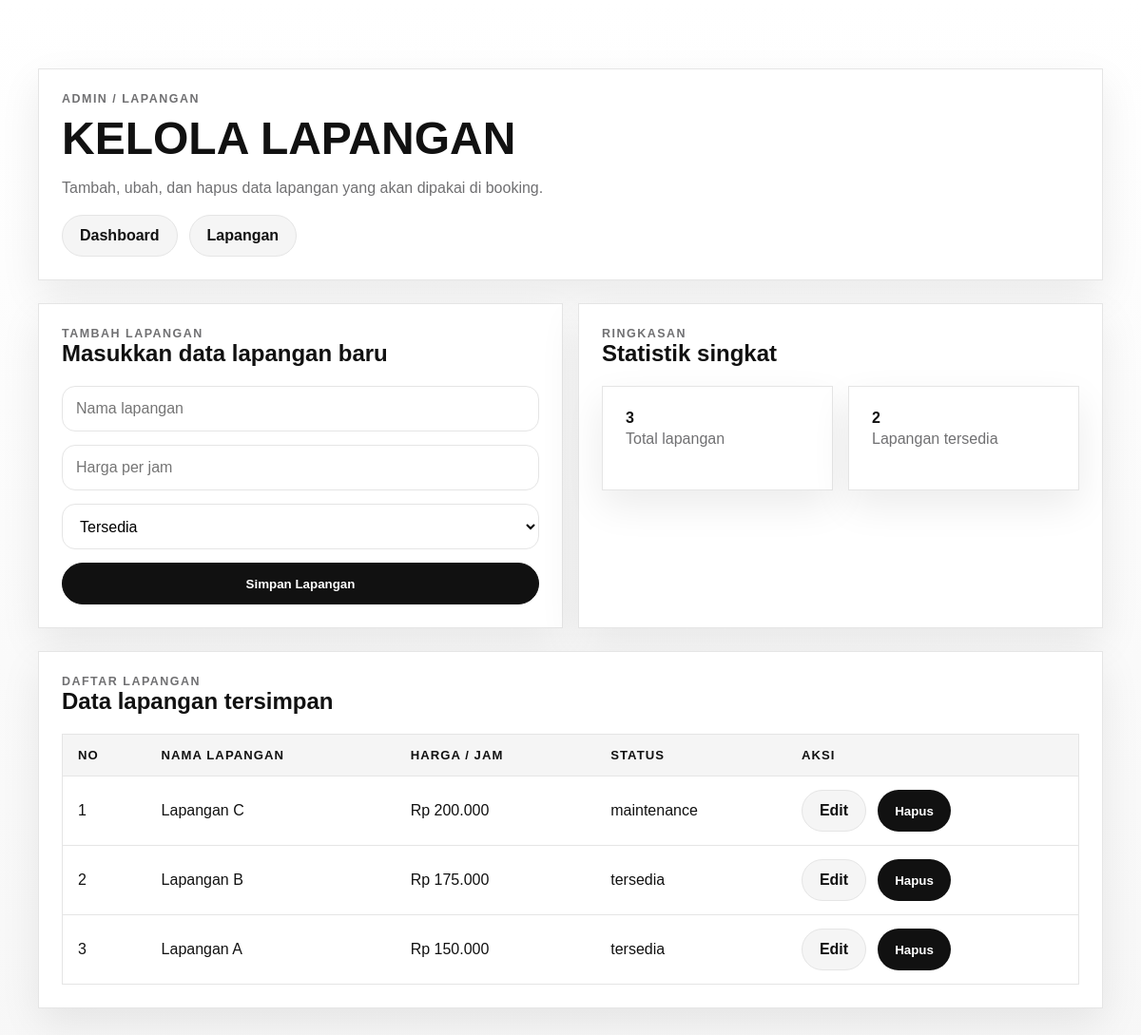
Screenshot of /admin/lapangan.php (signed in) with the database file from the repository.
### tables this page shows
CREATE TABLE IF NOT EXISTS lapangan (
  id INT AUTO_INCREMENT PRIMARY KEY,
  nama_lapangan VARCHAR(100) NOT NULL,
  harga_per_jam INT NOT NULL,
  status ENUM('tersedia', 'maintenance') NOT NULL DEFAULT 'tersedia'
);

### admin/lapangan.php (the view, shortened to what this page needs)
<?php
require_once __DIR__ . '/../config/koneksi.php';
$editingLapangan = [
    'id' => '',
    'nama_lapangan' => '',
    'harga_per_jam' => '',
    'status' => 'tersedia',
];
$lapanganList = $pdo->query('SELECT id, nama_lapangan, harga_per_jam, status FROM lapangan ORDER BY id DESC')->fetchAll();
require_once __DIR__ . '/../includes/header.php';
?>
<div class="container hero">
  <div class="grid" style="gap: 24px;">
    <div class="card">
      <div class="kicker">Admin / Lapangan</div>
      <h1 style="font-size: clamp(2rem, 4vw, 3.2rem);">Kelola lapangan</h1>
      <p class="muted">Tambah, ubah, dan hapus data lapangan yang akan dipakai di booking.</p>
      <div class="nav">
        <a class="pill secondary" href="dashboard_admin.php">Dashboard</a>
        <a class="pill secondary" href="lapangan.php">Lapangan</a>
      </div>
    </div>
    <div class="grid two">
      <section class="card">
        <div class="kicker"><?php echo $editingLapangan['id'] !== '' ? 'Edit Lapangan' : 'Tambah Lapangan'; ?></div>
        <h2><?php echo $editingLapangan['id'] !== '' ? 'Perbarui data lapangan' : 'Masukkan data lapangan baru'; ?></h2>
        <form class="form" method="post">
          <input type="text" name="nama_lapangan" placeholder="Nama lapangan" value="<?php echo htmlspecialchars((string) $editingLapangan['nama_lapangan'], ENT_QUOTES, 'UTF-8'); ?>" required>
          <input type="number" min="0" step="1" name="harga_per_jam" placeholder="Harga per jam" value="<?php echo htmlspecialchars((string) $editingLapangan['harga_per_jam'], ENT_QUOTES, 'UTF-8'); ?>" required>
          <select name="status" class="form-input" required style="min-height: 48px; padding: 0 14px; border: 1px solid #e5e5e5; border-radius: 14px; font: inherit;">
            <option value="tersedia" <?php echo $editingLapangan['status'] === 'tersedia' ? 'selected' : ''; ?>>Tersedia</option>
          </select>
          <button class="button" type="submit"><?php echo $editingLapangan['id'] !== '' ? 'Update Lapangan' : 'Simpan Lapangan'; ?></button>
        </form>
      </section>
      <section class="card">
        <div class="kicker">Ringkasan</div>
        <h2>Statistik singkat</h2>
        <div class="grid two">
          <div class="card">
            <strong><?php echo count($lapanganList); ?></strong>
            <p class="muted">Total lapangan</p>
          </div>
          <div class="card">
            <strong><?php echo count(array_filter($lapanganList, static function ($item) { return $item['status'] === 'tersedia'; })); ?></strong>
            <p class="muted">Lapangan tersedia</p>
          </div>
        </div>
      </section>
    </div>
    <section class="card">
      <div class="kicker">Daftar Lapangan</div>
      <h2>Data lapangan tersimpan</h2>
      <div style="overflow-x: auto;">
        <table class="table">
          <thead>
            <tr>
              <th>No</th>
              <th>Nama Lapangan</th>
              <th>Harga / Jam</th>
              <th>Status</th>
              <th>Aksi</th>
            </tr>
          </thead>
          <tbody>
            <?php if (empty($lapanganList)): ?>
              <tr>
                <td colspan="5" class="muted">Belum ada data lapangan.</td>
              </tr>
            <?php else: ?>
              <?php foreach ($lapanganList as $index => $lapangan): ?>
                <tr>
                  <td><?php echo $index + 1; ?></td>
                  <td><?php echo htmlspecialchars($lapangan['nama_lapangan'], ENT_QUOTES, 'UTF-8'); ?></td>
                  <td>Rp <?php echo number_format((int) $lapangan['harga_per_jam'], 0, ',', '.'); ?></td>
                  <td><?php echo htmlspecialchars($lapangan['status'], ENT_QUOTES, 'UTF-8'); ?></td>
                  <td>
                    <div class="nav">
                      <a class="pill secondary" href="lapangan.php?edit=<?php echo (int) $lapangan['id']; ?>">Edit</a>
                      <form method="post" onsubmit="return confirm('Hapus data lapangan ini?');" style="display:inline;">
                        <button class="pill" type="submit" style="border: none; cursor: pointer;">Hapus</button>
                      </form>
                    </div>
                  </td>
                </tr>
              <?php endforeach; ?>
            <?php endif; ?>
          </tbody>
        </table>
      </div>
    </section>
  </div>
</div>
<?php require_once __DIR__ . '/../includes/footer.php'; ?>

### assets/css/style.css (style rules this page uses)
:root { --ink: #111111; --canvas: #ffffff; --soft-cloud: #f5f5f5; --hairline: #e5e5e5; --muted: #707072; --sale: #d30005; --radius: 9999px; --shadow: 0 16px 40px rgba(17, 17, 17, 0.08); --font-sans: Arial, Helvetica, sans-serif; }
* { box-sizing: border-box; }
body { margin: 0; font-family: var(--font-sans); background: linear-gradient(180deg, #ffffff 0%, #f7f7f7 100%); color: var(--ink); }
a { color: inherit; text-decoration: none; }
.container { width: min(1120px, calc(100% - 32px)); margin: 0 auto; }
.nav { display: flex; gap: 12px; flex-wrap: wrap; }
.pill, .button { display: inline-flex; align-items: center; justify-content: center; min-height: 44px; padding: 0 18px; border-radius: var(--radius); border: 1px solid var(--ink); background: var(--ink); color: #fff; font-weight: 700; transition: transform 160ms ease, box-shadow 160ms ease, background-color 160ms ease, color 160ms ease, border-color 160ms ease; }
.button.secondary, .pill.secondary { background: var(--soft-cloud); color: var(--ink); border-color: var(--hairline); }
.hero { padding: 72px 0 56px; }
.card { background: #fff; border: 1px solid var(--hairline); box-shadow: var(--shadow); padding: 24px; transition: transform 180ms ease, box-shadow 180ms ease, border-color 180ms ease; }
.table tbody tr { transition: background-color 150ms ease; }
.kicker { text-transform: uppercase; letter-spacing: 0.12em; color: var(--muted); font-size: 0.78rem; font-weight: 700; }
h1, h2, h3, p { margin-top: 0; }
h1 { font-size: clamp(2.5rem, 6vw, 5rem); line-height: 0.95; text-transform: uppercase; margin: 12px 0 16px; }
p { line-height: 1.6; color: #2f2f31; }
.grid { display: grid; gap: 16px; }
.grid.two { grid-template-columns: repeat(2, minmax(0, 1fr)); }
.table { width: 100%; border-collapse: collapse; background: #fff; border: 1px solid var(--hairline); }
.table th, .table td { padding: 14px 16px; text-align: left; border-bottom: 1px solid var(--hairline); }
.table th { background: var(--soft-cloud); font-size: 0.82rem; text-transform: uppercase; letter-spacing: 0.08em; }
.form { display: grid; gap: 14px; }
.form input { width: 100%; min-height: 48px; padding: 0 14px; border: 1px solid var(--hairline); border-radius: 14px; font: inherit; }
.form select { width: 100%; min-height: 48px; padding: 0 14px; border: 1px solid var(--hairline); border-radius: 14px; font: inherit; background: #fff; }
.muted { color: var(--muted); }

### rows the page displays
lapangan: nama_lapangan "Lapangan C", harga_per_jam "200.000", status "maintenance"
lapangan: nama_lapangan "Lapangan B", harga_per_jam "175.000", status "tersedia"
lapangan: nama_lapangan "Lapangan A", harga_per_jam "150.000", status "tersedia"

### other values shown
count($lapanganList) "3"
